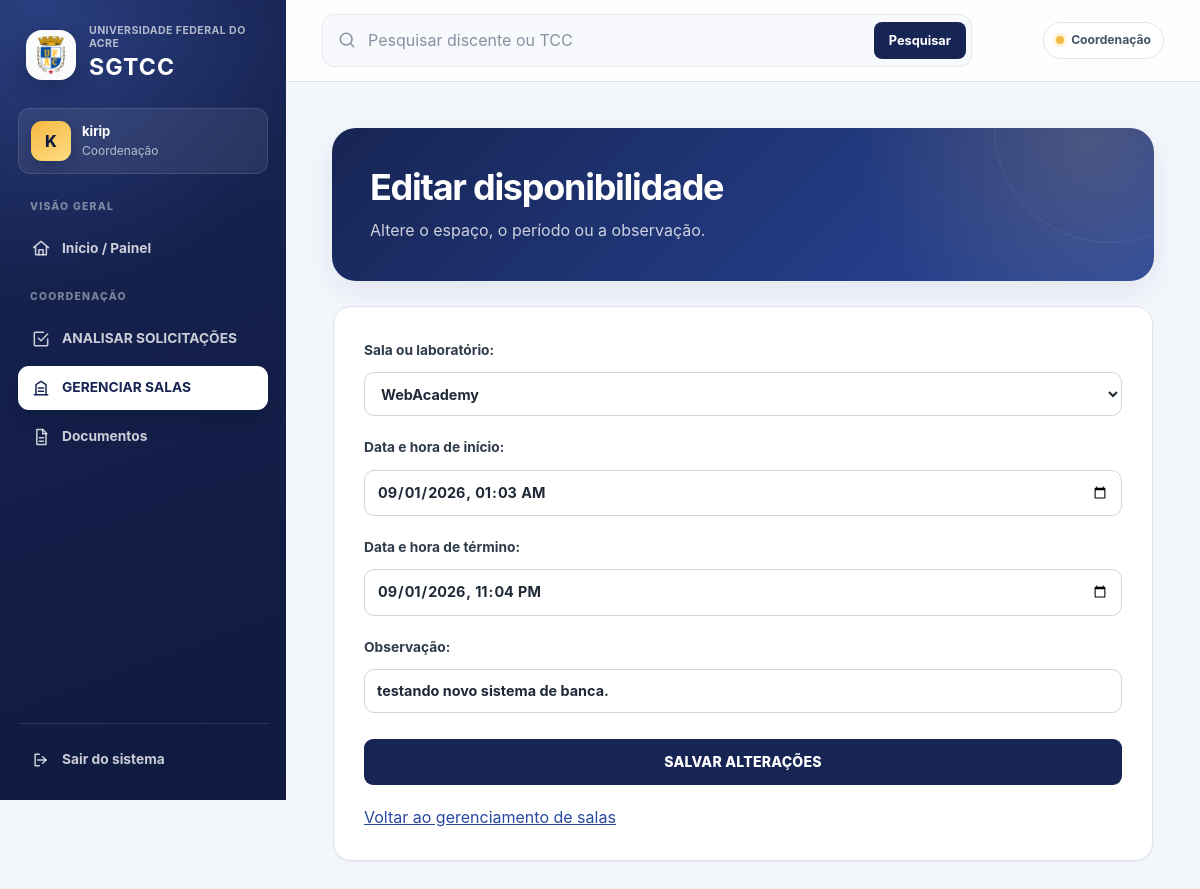
The app's page /disponibilidades/9/editar/ (signed in) with its own data.
### bancasapp/models.py (models this page shows, shortened)
class DisponibilidadeEspaco(models.Model):
    espaco = models.ForeignKey(
        EspacoFisico,
        on_delete=models.CASCADE,
        related_name='disponibilidades'
    )
    data_hora_inicio = models.DateTimeField(
        verbose_name='Data e hora de início'
    )
    data_hora_fim = models.DateTimeField(
        verbose_name='Data e hora de término'
    )
    ativo = models.BooleanField(
        default=True
    )
    observacao = models.CharField(
        max_length=255,
        blank=True
    )
    criada_por = models.ForeignKey(
        User,
        on_delete=models.SET_NULL,
        null=True,
        blank=True,
        related_name='disponibilidades_criadas',
        editable=False
    )
    data_cadastro = models.DateTimeField(
        auto_now_add=True
    )
    class Meta:
        ordering = [
            'data_hora_inicio',
            'espaco__nome',
        ]
        verbose_name = 'Disponibilidade de espaço'
        verbose_name_plural = 'Disponibilidades de espaços'
        constraints = [
            models.CheckConstraint(
                condition=models.Q(
                    data_hora_fim__gt=models.F(
                        'data_hora_inicio'
                    )
                ),
                name='disponibilidade_fim_apos_inicio'
            ),
        ]
        indexes = [
            models.Index(
                fields=[
                    'espaco',
                    'data_hora_inicio',
                    'data_hora_fim',
                ],
                name='disp_espaco_periodo_idx'
            ),
        ]

### bancasapp/views.py (the view)
@coordenacao_required
def editar_disponibilidade(
    request,
    disponibilidade_id
):
    disponibilidade = get_object_or_404(
        DisponibilidadeEspaco.objects
        .select_related('espaco'),
        pk=disponibilidade_id
    )
    if request.method == 'POST':
        if _disponibilidade_possui_compromisso(
            disponibilidade
        ):
            messages.error(
                request,
                'Esta disponibilidade possui uma solicitação '
                'ou banca futura vinculada ao período e não '
                'pode ser editada.'
            )
            return redirect(
                'gerenciar_espacos'
            )
        form = DisponibilidadeEspacoForm(
            request.POST,
            instance=disponibilidade
        )
        if form.is_valid():
            form.save()
            messages.success(
                request,
                'Disponibilidade atualizada com sucesso.'
            )
            return redirect(
                'gerenciar_espacos'
            )
        for erros in form.errors.values():
            for erro in erros:
                messages.error(
                    request,
                    erro
                )
    else:
        form = DisponibilidadeEspacoForm(
            instance=disponibilidade
        )
    contexto = {
        'titulo': 'Editar disponibilidade',
        'descricao': (
            'Altere o espaço, o período ou a observação.'
        ),
        'form': form,
        'texto_botao': 'SALVAR ALTERAÇÕES',
    }
    return render(
        request,
        'editar_gerenciamento.html',
        contexto
    )

### bancasapp/models.py (called while the page is built)
    def __str__(self):
        return self.nome

### bancasapp/permissions.py (called while the page is built)
def usuario_e_coordenacao(user):
    if not user.is_authenticated or not user.is_active:
        return False
    if user.is_superuser:
        return True
    return pUsuario.objects.filter(
        usuario=user,
        perfil='COORDENACAO'
    ).exists()

def coordenacao_required(view_func):
    @login_required(login_url='login')
    @wraps(view_func)
    def wrapper(request, *args, **kwargs):
        if usuario_e_coordenacao(request.user):
            return view_func(
                request,
                *args,
                **kwargs
            )
        messages.error(
            request,
            'Apenas a Coordenação pode realizar esta operação.'
        )
        return redirect('dashboard')
    return wrapper

### templates/editar_gerenciamento.html (shortened to what this page needs)
{% extends 'base.html' %}
{% block content %}
<div class="dashboard-header">
    <h1>{{ titulo }}</h1>
    <p>{{ descricao }}</p>
</div>
<div class="form-container">
    <form method="POST">
        {{ form.as_p }}
        <button
            type="submit"
            class="btn-enviar"
        >
            {{ texto_botao }}
        </button>
    </form>
    <p style="margin-top: 20px;">
        <a href="{% url 'gerenciar_espacos' %}">
            Voltar ao gerenciamento de salas
        </a>
    </p>
</div>
{% endblock %}

### templates/base.html (shortened to what this page needs)
{% load static %}
<!DOCTYPE html>
<html lang="pt-br">
<head>
    <link
        rel="stylesheet"
        href="{% static 'css/style.css' %}?v=20260901-04"
    >
</head>
<body>
    {% with rota=request.resolver_match.url_name %}
        <div class="app-shell">
            <aside
                class="sidebar"
                id="menu-principal"
                aria-label="Navegação principal"
            >
                <div class="brand">
                    <div class="brand-logo">
                        <img
                            src="{% static 'assets/logo_ufac.png' %}"
                            alt="Brasão da Universidade Federal do Acre"
                        >
                    </div>
                    <div class="brand-texto">
                        <span>Universidade Federal do Acre</span>
                        <strong>SGTCC</strong>
                    </div>
                </div>
                {% if request.user.is_authenticated %}
                    <div class="usuario-logado">
                        <div class="usuario-avatar" aria-hidden="true">
                            {{ request.user.get_full_name|default:request.user.username|slice:":1"|upper }}
                        </div>
                        <div class="usuario-dados">
                            <strong>
                                {{ request.user.get_full_name|default:request.user.username }}
                            </strong>
                            <span>
                                {% if request.user.is_superuser %}
                                    Coordenação
                                {% else %}
                                    {{ request.user.pusuario.get_perfil_display }}
                                {% endif %}
                            </span>
                        </div>
                    </div>
                {% endif %}
                <nav class="app-nav">
                    <span class="nav-secao">Visão geral</span>
                    <a
                        href="{% url 'dashboard' %}"
                        class="nav-link {% if rota == 'dashboard' %}is-active{% endif %}"
                    >
                        <svg viewBox="0 0 24 24" aria-hidden="true">
                            <path d="M3 11.5 12 4l9 7.5"></path>
                            <path d="M5.5 10.5V20h13v-9.5"></path>
                            <path d="M9.5 20v-6h5v6"></path>
                        </svg>
                        <span>Início / Painel</span>
                    </a>
                    {% if request.user.is_superuser or request.user.pusuario.perfil == 'COORDENACAO' %}
                        <span class="nav-secao">Coordenação</span>
                        <a
                            href="{% url 'solicitacoes_coordenacao' %}"
                            class="nav-link {% if rota == 'solicitacoes_coordenacao' or rota == 'avaliar_solicitacao' or rota == 'editar_solicitacao_coordenacao' %}is-active{% endif %}"
                        >
                            <svg viewBox="0 0 24 24" aria-hidden="true">
                                <path d="M9 11 12 14 20 6"></path>
                                <path d="M20 12v7a1 1 0 0 1-1 1H5a1 1 0 0 1-1-1V5a1 1 0 0 1 1-1h10"></path>
                            </svg>
                            <span>ANALISAR SOLICITAÇÕES</span>
                        </a>
                        <a
                            href="{% url 'gerenciar_espacos' %}"
                            class="nav-link {% if rota == 'gerenciar_espacos' or rota == 'editar_espaco' or rota == 'editar_disponibilidade' %}is-active{% endif %}"
                        >
                            <svg viewBox="0 0 24 24" aria-hidden="true">
                                <path d="M4 20h16"></path>
                                <path d="M6 20V8l6-4 6 4v12"></path>
                                <path d="M9 12h6"></path>
                                <path d="M9 16h6"></path>
                            </svg>
                            <span>GERENCIAR SALAS</span>
                        </a>
                        <a
                            href="{% url 'documentos' %}"
                            class="nav-link {% if rota == 'documentos' %}is-active{% endif %}"
                        >
                            <svg viewBox="0 0 24 24" aria-hidden="true">
                                <path d="M7 3h7l4 4v14H7z"></path>
                                <path d="M14 3v5h5"></path>
                                <path d="M10 13h5"></path>
                                <path d="M10 17h5"></path>
                            </svg>
                            <span>Documentos</span>
                        </a>
                    {% endif %}
                </nav>
                <div class="footer-menu">
                    <form
                        method="POST"
                        action="{% url 'logout' %}"
                        class="form-logout"
                    >
                        <button type="submit" class="btn-logout">
                            <svg viewBox="0 0 24 24" aria-hidden="true">
                                <path d="M10 5H5v14h5"></path>
                                <path d="M14 8l4 4-4 4"></path>
                                <path d="M8 12h10"></path>
                            </svg>
                            <span>Sair do sistema</span>
                        </button>
                    </form>
                </div>
            </aside>
            <main class="app-main">
                <header class="topbar">
                    <form
                        action="{% url 'pesquisar' %}"
                        method="GET"
                        class="barra-pesquisa"
                        role="search"
                    >
                        <svg viewBox="0 0 24 24" aria-hidden="true">
                            <circle cx="11" cy="11" r="7"></circle>
                            <path d="m16 16 4 4"></path>
                        </svg>
                        <input
                            id="pesquisa-global"
                            type="search"
                            name="q"
                            placeholder="Pesquisar discente ou TCC"
                            value="{{ request.GET.q|default:'' }}"
                            autocomplete="off"
                        >
                        <button type="submit">Pesquisar</button>
                    </form>
                    <div class="topbar-contexto" aria-label="Perfil atual">
                        {% if request.user.is_superuser or request.user.pusuario.perfil == 'COORDENACAO' %}
                            <span class="contexto-indicador contexto-coordenacao"></span>
                            Coordenação
                        {% else %}
                            <span class="contexto-indicador contexto-docente"></span>
                            Docente
                        {% endif %}
                    </div>
                </header>
                <div class="page-content" id="conteudo-principal" tabindex="-1">
                    {% block content %}
                    {% endblock %}
                </div>
            </main>
        </div>
    {% endwith %}
</body>
</html>

### records on screen
DisponibilidadeEspaco: espaco "WebAcademy", data_hora_inicio "09/01/2026 01:03", data_hora_fim "09/01/2026 23:04", observacao "testando novo sistema de banca."

### other values on screen
{{ request.user.get_full_name|default:request.user.username }} "kirip"
{{ titulo }} "Editar disponibilidade"
{{ descricao }} "Altere o espaço, o período ou a observação."
{{ texto_botao }} "SALVAR ALTERAÇÕES"
